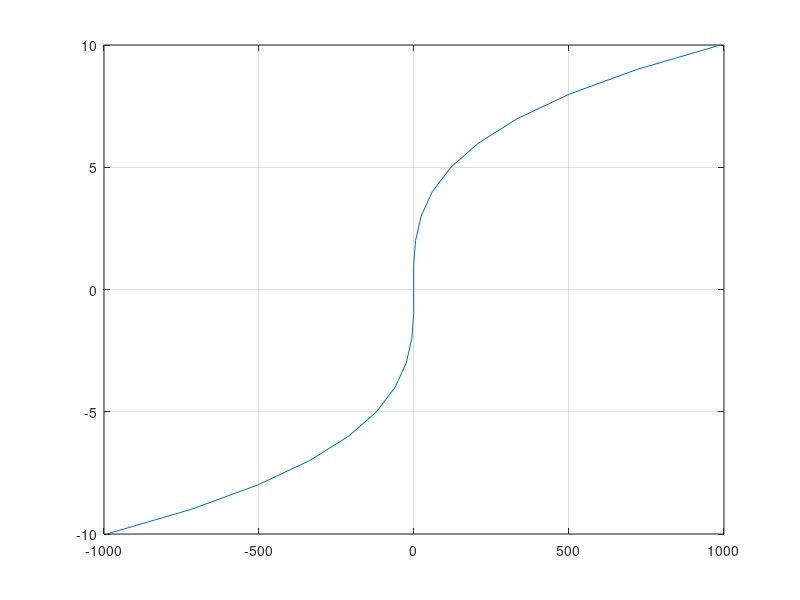

Here is the MATLAB script that generated this plot:
clc
clear all
close all
x=-10:1:10;
f=(x.^3)-x-1;
plot(f,x)
grid on
a=1; %negetive value
b=2; %positive value
disp('It    a        b      f(a)      f(b)      x      f(x)')
disp('________________________________________________________')
for i=1:1:50
    A=(a.^3)-a-1;
    B=(b.^3)-b-1;
    x=((a*B)-(b*A))/(B-A);
    f=(x.^3)-x-1;
    fprintf('%d    %.3f   %.3f   %.3f    %.3f    %.3f   %.3f\n',i,a,b,A,B,x,f)
    if abs(f)<=.01
        break
    end
    if f>0
        b=x;
    else
        a=x;
    end
end
disp('________________________________________________________')
root=x